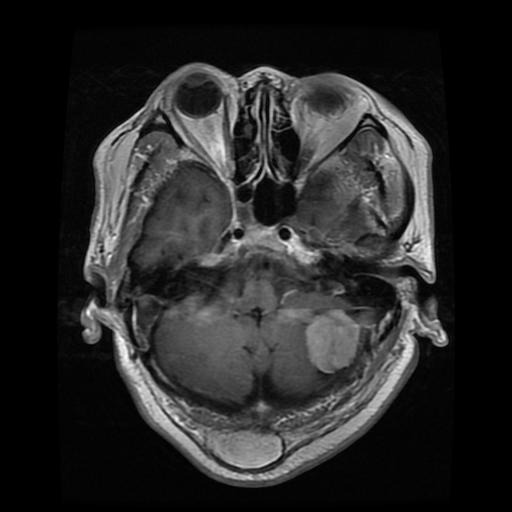
#> input picture backend/tests/test/images/original/mri_original.png, 512 x 512 px; its folder holds only this picture in this run
$ python -i brisque.py   (imports and definitions only)
#> lines starting #> are read from the running program, lines starting #| are printed output that depends on the picture
import math
import numpy as np
import cv2
import scipy.special
from joblib import load
from os.path import dirname, join

gamma_range = np.arange(0.2, 10, 0.001)
_a = scipy.special.gamma(2.0 / gamma_range)
# [1 line not run here, left out]
_b = scipy.special.gamma(1.0 / gamma_range)
_c = scipy.special.gamma(3.0 / gamma_range)
prec_gammas = _a / (_b * _c)

_CURRENT_DIR = dirname(__file__)
_SVR_MODEL_PATH = join(_CURRENT_DIR, 'svr_brisque.joblib')

_svr_model = None
_scaler = None


def _get_svr_model():
    global _svr_model, _scaler
    if _svr_model is None:
        try:
            model_data = load(_SVR_MODEL_PATH)
            _svr_model = model_data['model']
            _scaler = model_data['scaler']
        except Exception:
            _svr_model = None
            _scaler = None
    return _svr_model, _scaler


def aggd_features(imdata):
    imdata.shape = (len(imdata.flat),)
    imdata2 = imdata * imdata
    left_data = imdata2[imdata < 0]
    right_data = imdata2[imdata >= 0]
    left_mean_sqrt = 0
    right_mean_sqrt = 0
    if len(left_data) > 0:
        left_mean_sqrt = np.sqrt(np.average(left_data))
    if len(right_data) > 0:
        right_mean_sqrt = np.sqrt(np.average(right_data))
    if right_mean_sqrt != 0:
        gamma_hat = left_mean_sqrt / right_mean_sqrt
    else:
        gamma_hat = np.inf
    imdata2_mean = np.mean(imdata2)
    if imdata2_mean != 0:
        r_hat = (np.average(np.abs(imdata)) ** 2) / np.average(imdata2)
    else:
        r_hat = np.inf
    rhat_norm = r_hat * (
        ((math.pow(gamma_hat, 3) + 1) * (gamma_hat + 1))
        / math.pow(math.pow(gamma_hat, 2) + 1, 2)
    )
    pos = np.argmin((prec_gammas - rhat_norm) ** 2)
    alpha = gamma_range[pos]
    gam1 = scipy.special.gamma(1.0 / alpha)
    gam2 = scipy.special.gamma(2.0 / alpha)
    gam3 = scipy.special.gamma(3.0 / alpha)
    aggdratio = np.sqrt(gam1) / np.sqrt(gam3)
    bl = aggdratio * left_mean_sqrt
    br = aggdratio * right_mean_sqrt
    N = (br - bl) * (gam2 / gam1)
    return (alpha, N, bl, br, left_mean_sqrt, right_mean_sqrt)


def ggd_features(imdata):
    nr_gam = 1 / prec_gammas
    sigma_sq = np.var(imdata)
    E = np.mean(np.abs(imdata))
    rho = sigma_sq / E ** 2
    pos = np.argmin(np.abs(nr_gam - rho))
    return gamma_range[pos], sigma_sq


def paired_product(new_im):
    shift1 = np.roll(new_im.copy(), 1, axis=1)
    shift2 = np.roll(new_im.copy(), 1, axis=0)
    shift3 = np.roll(np.roll(new_im.copy(), 1, axis=0), 1, axis=1)
    shift4 = np.roll(np.roll(new_im.copy(), 1, axis=0), -1, axis=1)
    return shift1 * new_im, shift2 * new_im, shift3 * new_im, shift4 * new_im


def calculate_mscn(dis_image):
    dis_image = dis_image.astype(np.float32)
    ux = cv2.GaussianBlur(dis_image, (7, 7), 7 / 6)
    sigma = np.sqrt(np.abs(cv2.GaussianBlur(dis_image ** 2, (7, 7), 7 / 6) - ux * ux))
    return (dis_image - ux) / (1 + sigma)


def extract_brisque_feats(mscncoefs):
    alpha_m, sigma_sq = ggd_features(mscncoefs.copy())
    pps1, pps2, pps3, pps4 = paired_product(mscncoefs)
    alpha1, N1, bl1, br1, lsq1, rsq1 = aggd_features(pps1)
    alpha2, N2, bl2, br2, lsq2, rsq2 = aggd_features(pps2)
    alpha3, N3, bl3, br3, lsq3, rsq3 = aggd_features(pps3)
    alpha4, N4, bl4, br4, lsq4, rsq4 = aggd_features(pps4)
    return [
        alpha_m, sigma_sq,
        alpha1, N1, lsq1 ** 2, rsq1 ** 2,
        alpha2, N2, lsq2 ** 2, rsq2 ** 2,
        alpha3, N3, lsq3 ** 2, rsq3 ** 2,
        alpha4, N4, lsq4 ** 2, rsq4 ** 2,
    ]


def brisque(im):
    if len(im.shape) == 3:
        im = cv2.cvtColor(im, cv2.COLOR_BGR2GRAY)
    mscncoefs = calculate_mscn(im)
    features1 = extract_brisque_feats(mscncoefs)
    low_res = cv2.resize(im, (0, 0), fx=0.5, fy=0.5)
    mscncoefs2 = calculate_mscn(low_res)
    features2 = extract_brisque_feats(mscncoefs2)
    features = np.array(features1 + features2)
    clf, scaler = _get_svr_model()
    if clf is not None and scaler is not None:
        features_scaled = scaler.transform(features.reshape(1, -1))
        return float(clf.predict(features_scaled)[0])
    return 0.0

>>> import cv2
>>> picture = cv2.imread('../../../tests/test/images/original/mri_original.png')
#> picture is the input picture: shape (512, 512, 3); min 0, max 255, mean 40.2
>>> result = brisque(picture)
#> in calculate_mscn, `return (dis_image - ux) / (1 + sigma)`:
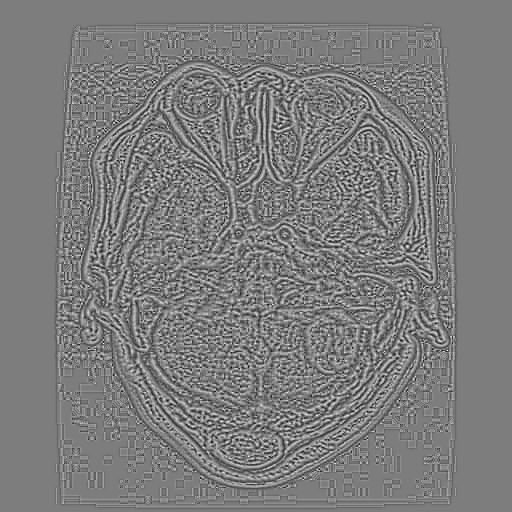
#> returned value: shape (512, 512) float32; min -1.65, max 1.72, mean -0.00457; drawn with min black and max white
#> in ggd_features, `sigma_sq = np.var(imdata)`: sigma_sq = 0.119
#> in ggd_features, `E = np.mean(np.abs(imdata))`: E = 0.228
#> in ggd_features, `rho = sigma_sq / E ** 2`: rho = 2.28
#> in ggd_features, `pos = np.argmin(np.abs(nr_gam - rho))`: pos = 3391
#> in extract_brisque_feats, `alpha_m, sigma_sq = ggd_features(mscncoefs.copy())`: alpha_m = 3.59; sigma_sq = 0.119
#> in aggd_features, `left_mean_sqrt = np.sqrt(np.average(left_data))`: left_mean_sqrt = 0.109
#> in aggd_features, `right_mean_sqrt = np.sqrt(np.average(right_data))`: right_mean_sqrt = 0.202
#> in aggd_features, `gamma_hat = left_mean_sqrt / right_mean_sqrt`: gamma_hat = 0.54
#> in aggd_features, `imdata2_mean = np.mean(imdata2)`: imdata2_mean = 0.0358
#> in aggd_features, `r_hat = (np.average(np.abs(imdata)) ** 2) / np.average(imdata2)`: r_hat = 0.245
#> in aggd_features, `rhat_norm = r_hat * ( ((math.pow(gamma_hat, 3) + 1) * (gamma_hat + 1))..`: rhat_norm = 0.262
#> in aggd_features, `pos = np.argmin((prec_gammas - rhat_norm) ** 2)`: pos = 6031
#> in aggd_features, `alpha = gamma_range[pos]`: alpha = 6.23
#> in aggd_features, `gam1 = scipy.special.gamma(1.0 / alpha)`: gam1 = 5.79
#> in aggd_features, `gam2 = scipy.special.gamma(2.0 / alpha)`: gam2 = 2.79
#> in aggd_features, `gam3 = scipy.special.gamma(3.0 / alpha)`: gam3 = 1.84
#> in aggd_features, `aggdratio = np.sqrt(gam1) / np.sqrt(gam3)`: aggdratio = 1.77
#> in aggd_features, `bl = aggdratio * left_mean_sqrt`: bl = 0.194
#> in aggd_features, `br = aggdratio * right_mean_sqrt`: br = 0.359
#> in aggd_features, `N = (br - bl) * (gam2 / gam1)`: N = 0.0794
#> in extract_brisque_feats, `alpha1, N1, bl1, br1, lsq1, rsq1 = aggd_features(pps1)`: alpha1 = 6.23; N1 = 0.0794; bl1 = 0.194; br1 = 0.359; lsq1 = 0.109; rsq1 = 0.202
#> in extract_brisque_feats, `alpha2, N2, bl2, br2, lsq2, rsq2 = aggd_features(pps2)`: alpha2 = 6.19; N2 = 0.057; bl2 = 0.218; br2 = 0.336; lsq2 = 0.123; rsq2 = 0.19
#> in extract_brisque_feats, `alpha3, N3, bl3, br3, lsq3, rsq3 = aggd_features(pps3)`: alpha3 = 6.08; N3 = 0.0121; bl3 = 0.261; br3 = 0.286; lsq3 = 0.147; rsq3 = 0.161
#> in extract_brisque_feats, `alpha4, N4, bl4, br4, lsq4, rsq4 = aggd_features(pps4)`: alpha4 = 6.08; N4 = 0.0131; bl4 = 0.259; br4 = 0.286; lsq4 = 0.146; rsq4 = 0.161
#> in brisque, `features1 = extract_brisque_feats(mscncoefs)`: features1 = [3.59, 0.119, 6.23, 0.0794, 0.0119, 0.0409, 6.19, 0.057, 0.0151, 0.036, 6.08, 0.0121, 0.0216, 0.026, 6.08, 0.0131, 0.0213, 0.026]
#> in calculate_mscn (call 2), `sigma = np.sqrt(np.abs(cv2.GaussianBlur(dis_image ** 2, (7, 7), 7 / 6)..`:
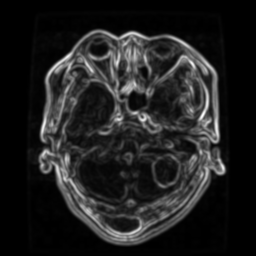
#> sigma: shape (256, 256) float32; min 0, max 75.29, mean 9.5; drawn with min black and max white
#> in calculate_mscn (call 2), `return (dis_image - ux) / (1 + sigma)`:
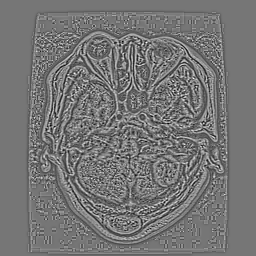
#> returned value: shape (256, 256) float32; min -1.81, max 2.1, mean -0.00914; drawn with min black and max white
#> in extract_brisque_feats (call 2), `alpha_m, sigma_sq = ggd_features(mscncoefs.copy())`: alpha_m = 3.37; sigma_sq = 0.171
#> in paired_product (call 2), `shift3 = np.roll(np.roll(new_im.copy(), 1, axis=0), 1, axis=1)`:
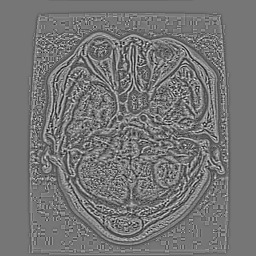
#> shift3: shape (256, 256) float32; min -1.81, max 2.1, mean -0.00914; drawn with min black and max white
#> in paired_product (call 2), `shift4 = np.roll(np.roll(new_im.copy(), 1, axis=0), -1, axis=1)`:
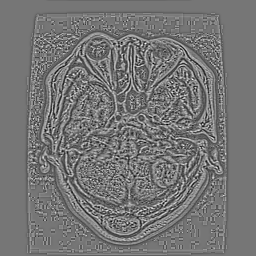
#> shift4: shape (256, 256) float32; min -1.81, max 2.1, mean -0.00914; drawn with min black and max white
#> in extract_brisque_feats (call 2), `pps1, pps2, pps3, pps4 = paired_product(mscncoefs)`:
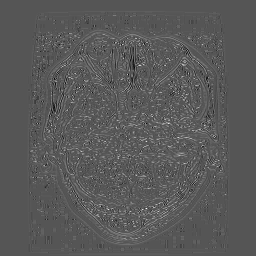
#> pps1: shape (256, 256) float32; min -1.42, max 2.81, mean 0.0675; drawn with min black and max white
#> in extract_brisque_feats (call 2), `pps1, pps2, pps3, pps4 = paired_product(mscncoefs)`:
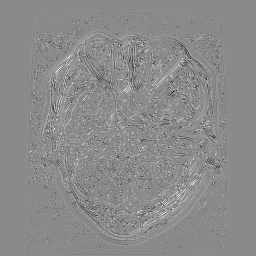
#> pps4: shape (256, 256) float32; min -2.42, max 2.04, mean 0.0187; drawn with min black and max white
#> in extract_brisque_feats (call 2), `alpha1, N1, bl1, br1, lsq1, rsq1 = aggd_features(pps1)`: alpha1 = 5.9; N1 = 0.0472; bl1 = 0.341; br1 = 0.44; lsq1 = 0.193; rsq1 = 0.248
#> in extract_brisque_feats (call 2), `alpha2, N2, bl2, br2, lsq2, rsq2 = aggd_features(pps2)`: alpha2 = 5.91; N2 = 0.0285; bl2 = 0.374; br2 = 0.433; lsq2 = 0.211; rsq2 = 0.245
#> in extract_brisque_feats (call 2), `alpha3, N3, bl3, br3, lsq3, rsq3 = aggd_features(pps3)`: alpha3 = 0.747; N3 = -0.0378; bl3 = 0.101; br3 = 0.0787; lsq3 = 0.265; rsq3 = 0.206
#> in extract_brisque_feats (call 2), `alpha4, N4, bl4, br4, lsq4, rsq4 = aggd_features(pps4)`: alpha4 = 5.87; N4 = -0.0478; bl4 = 0.464; br4 = 0.365; lsq4 = 0.262; rsq4 = 0.206
#> in brisque, `features2 = extract_brisque_feats(mscncoefs2)`: features2 = [3.37, 0.171, 5.9, 0.0472, 0.0372, 0.0616, 5.91, 0.0285, 0.0446, 0.0598, 0.747, -0.0378, 0.07, 0.0425, 5.87, -0.0478, 0.0687, 0.0424]
#> in brisque, `features = np.array(features1 + features2)`: features = 36 values, max 6.23 at index 2, min -0.0478 at index 33, mean 1.42
#> result = 0
